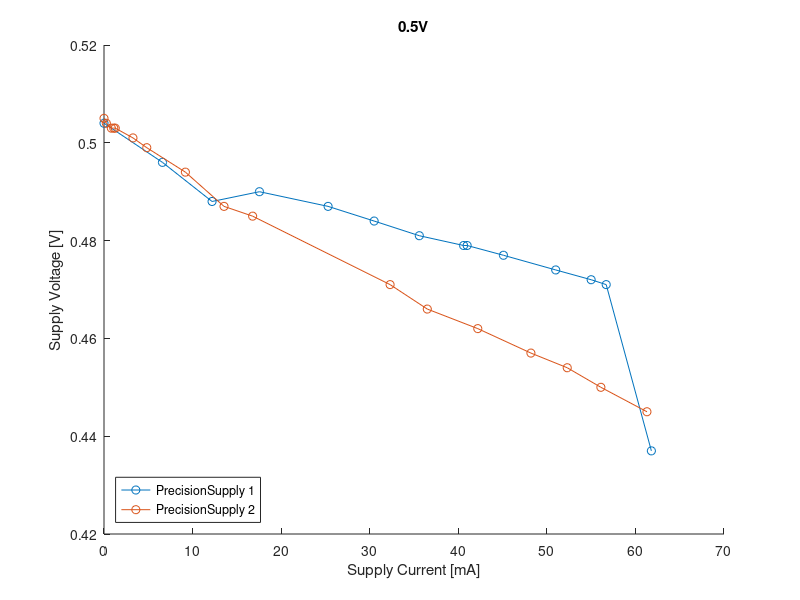
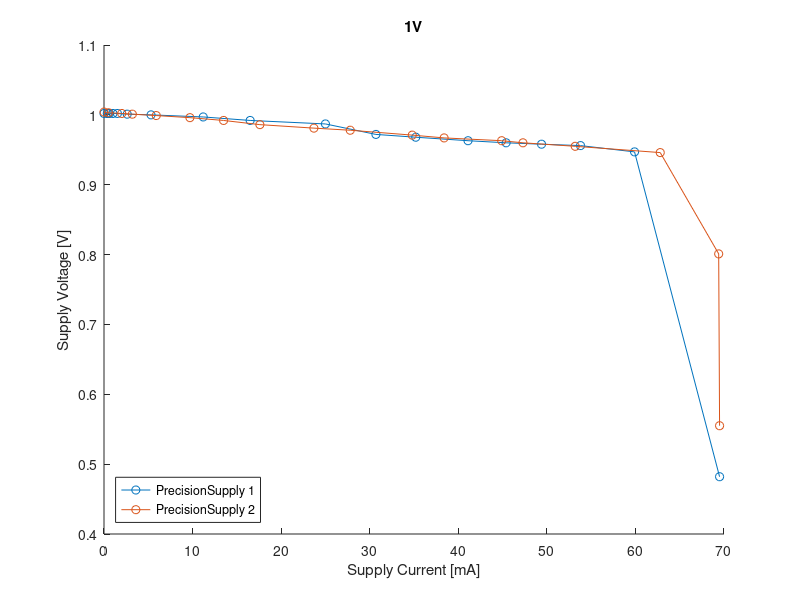
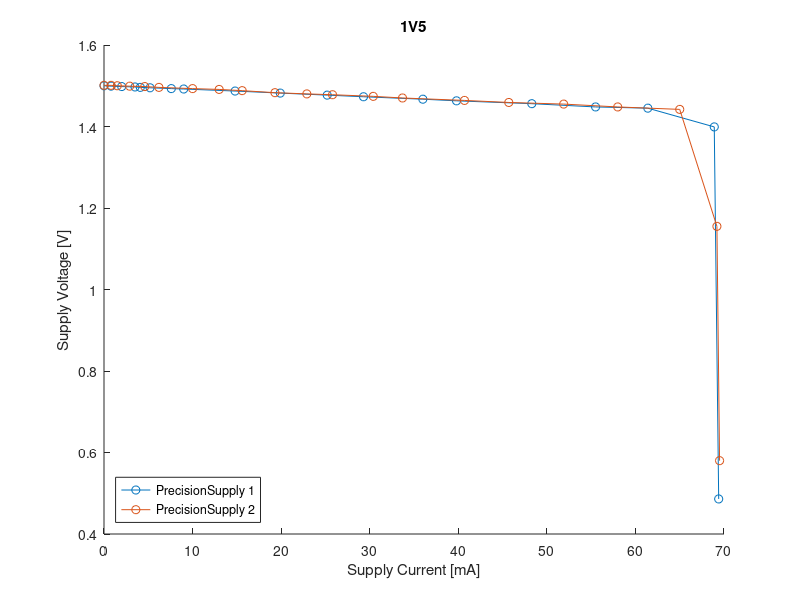
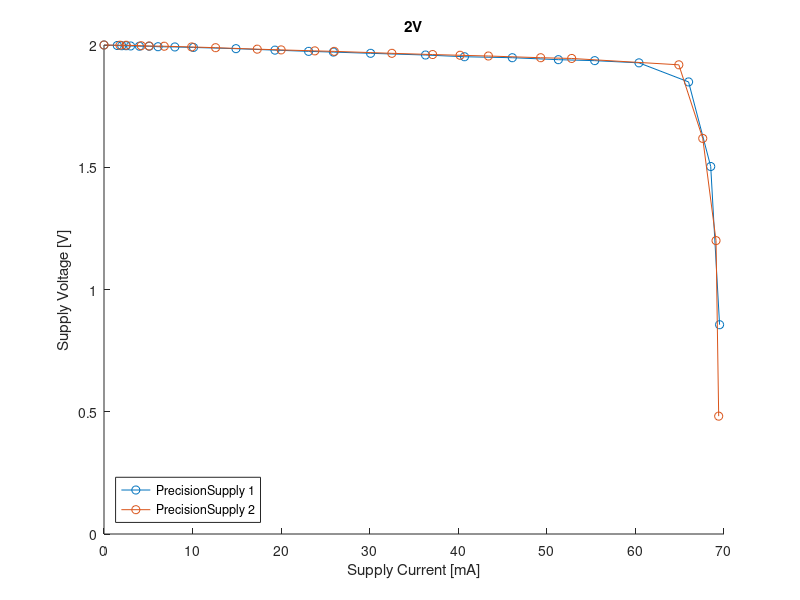

These figures' MATLAB source, in order:

%PrecisionSupply 1 and 2
%First column represents the current the second one the voltage
%plots Voltage vs Current
%mA V


Precisionsupply1_0V5 =[  
  0, 0.504;    
  6.6, 0.496
  12.2, 0.488;
  17.55, 0.490;
  25.3, 0.487;
  30.5, 0.484;
  35.6, 0.481;
  40.6, 0.479;
  41, 0.479;
  45.1, 0.477;
  51, 0.474;
  55, 0.472;
  56.7, 0.471;
  61.8, 0.437;
  ]

Precisionsupply2_0V5 = [  
    0, 0.505;
    0.262, 0.504;
    0.827, 0.503;
    1.103, 0.503;
    1.271, 0.503;
    3.27, 0.501;
    4.83, 0.499;
    9.19, 0.494;
    13.55, 0.487;
    16.78, 0.485;
    32.3, 0.471;
    36.5, 0.466;
    42.2, 0.462;
    48.2, 0.457;
    52.3, 0.454;
    56.1, 0.450;
    61.3, 0.445;
    ]
                   
Precisionsupply1_1V = [ 
    0, 1.002;
    0.37 1.002;
    0.502, 1.002;
    0.605 1.002;
    1.008, 1.002;
    1.516, 1.002;
    2.62, 1.001;
    5.31, 1.000;
    11.2,0.997;
    16.5, 0.992;
    25.0, 0.987;
    30.7, 0.972;
    35.2, 0.968;
    41.1, 0.963;
    45.4, 0.960;
    49.4, 0.958;
    53.8, 0.956;
    59.9, 0.947;
    69.5, 0.482;
   ]
           

Precisionsupply2_1V = [
    0, 1.004;
    0.5, 1.003;
    2, 1.002;
    3.2, 1.001;
    5.9, 0.999;
    9.7, 0.996;
    13.5, 0.992;
    17.6, 0.986;
    23.7, 0.981;
    27.8, 0.978;
    34.8, 0.971;
    38.4, 0.967;
    44.9, 0.963;
    47.3, 0.960;
    53.2, 0.955;
    62.8, 0.946;
    69.4, 0.801;
    69.5, 0.555;
    ]
Precisionsupply1_1V5 = [ 
    0, 1.500;
    0.8, 1.499;
    2, 1.498;
    3.5, 1.497;
    4.1, 1.496;
    5.2, 1.495;
    7.6, 1.493;
    9, 1.492;
    14.8, 1.487;
    19.9, 1.482;
    25.2, 1.477;
    29.3, 1.473;
    36, 1.467;
    39.8, 1.463;
    48.3, 1.456;
    55.5, 1.448;
    61.4, 1.445;
    68.9 , 1.399;
    69.4, 0.486;
   ]



Precisionsupply2_1V5 = [ 
    0, 1.501;
    0.8, 1.501;
    1.5, 1.500;
    2.9, 1.499;
    4.6, 1.498;
    6.2, 1.496;
    10, 1.493;
    13, 1.491;
    15.6, 1.488;
    19.3, 1.483;
    22.9, 1.480;
    25.8, 1.478;
    30.4, 1.474;
    33.7, 1.470;
    40.7, 1.464
    45.7, 1.459;
    51.9, 1.455;
    58, 1.448;
    65, 1.442;
    69.2, 1.155;
    69.5, 0.58;
    ]

                   
Precisionsupply1_2V = [ 
    0, 2.000;
    1.5, 1.998;
    2, 1.997;
    2.5, 1.997;
    3.0, 1.996;
    4, 1.995;
    5.1, 1.995;
    6.1, 1.993;
    8, 1.992;
    10.1, 1.990;
    14.9, 1.985;
    19.3, 1.979;
    23.1, 1.974;
    25.9, 1.971;
    30.1, 1.966;
    36.3, 1.959;
    40.7, 1.952;
    46.1, 1.948;
    51.3, 1.940;
    55.4, 1.936;
    60.4, 1.927;
    66.0, 1.849;
    68.5, 1.503;
    69.5, 0.856;
   ]


Precisionsupply2_2V = [ 
    0, 2.000;
    1.8, 1.999;
    2.5, 1.999;
    4.2, 1.997;
    5.1, 1.996;
    6.8, 1.995;
    9.9, 1.992;
    12.6, 1.989;
    17.3, 1.983;
    20.0, 1.980;
    23.8, 1.976;
    26.0, 1.974;
    32.5, 1.966;
    37.1, 1.961;
    40.2, 1.958;
    43.4, 1.955;
    49.3, 1.948;
    52.8, 1.945;
    64.9, 1.919;
    67.6, 1.618;
    69.1, 1.200;
    69.4, 0.482;
    ];

Precisionsupply1_2V5 = [ 
    0, 2.50;
    1.3, 2.49;
    2.5, 2.49;
    5, 2.49;
    10.4, 2.48;
    15, 2.48;
    20.2, 2.47;
    25, 2.47;
    30, 2.46;
    42.2, 2.45;
    50.1, 2.44;
    58.7, 2.25;
    60.9, 2.16;
    67.1, 1.74;
    69.6, 0.58;
   ]

Precisionsupply2_2V5 = [ 
   0, 2.50;
   1.3, 2.50;
   2.0, 2.49;
   5, 2.49;
   10, 2.49;
   12.8, 2.48;
   17.1, 2.48;
   20.9, 2.47;
   33.1, 2.46;
   45.0, 2.45;
   54.7, 2.37;
   57, 2.29;
   59, 2.23;
   63.7, 2.00;
   65.5, 1.87;
   66.9, 1.73;
   69.5, 0.48;
   ]


figure
    %subplot(2,1,1);
    hold on
    title('0.5V')
    plot(Precisionsupply1_0V5(:,1),Precisionsupply1_0V5(:,2),"-o")
    plot(Precisionsupply2_0V5(:,1),Precisionsupply2_0V5(:,2),"-o")
    xlabel('Supply Current [mA]');
    ylabel('Supply Voltage [V]');
    legend({'PrecisionSupply 1','PrecisionSupply 2'},'Location','southwest');

    %subplot(2,1,2);
figure
    hold on
    title('1V')
    plot(Precisionsupply1_1V(:,1),Precisionsupply1_1V(:,2),"-o")
    plot(Precisionsupply2_1V(:,1),Precisionsupply2_1V(:,2),"-o")
    xlabel('Supply Current [mA]');
    ylabel('Supply Voltage [V]');
    legend({'PrecisionSupply 1','PrecisionSupply 2'},'Location','southwest');
figure
    %subplot(3,1,1);
    hold on
    title('1V5')
    plot(Precisionsupply1_1V5(:,1),Precisionsupply1_1V5(:,2),"-o")
    plot(Precisionsupply2_1V5(:,1),Precisionsupply2_1V5(:,2),"-o")
    xlabel('Supply Current [mA]');
    ylabel('Supply Voltage [V]');
    legend({'PrecisionSupply 1','PrecisionSupply 2'},'Location','southwest');


figure
    %subplot(3,1,2);
    hold on
    title('2V')
    plot(Precisionsupply1_2V(:,1),Precisionsupply1_2V(:,2),"-o")
    plot(Precisionsupply2_2V(:,1),Precisionsupply2_2V(:,2),"-o")
    xlabel('Supply Current [mA]');
    ylabel('Supply Voltage [V]');
    legend({'PrecisionSupply 1','PrecisionSupply 2'},'Location','southwest');
figure    
    %subplot(3,1,3);
    hold on
    title('2.5V')
    plot(Precisionsupply1_2V5(:,1),Precisionsupply1_2V5(:,2),"-o")
    plot(Precisionsupply2_2V5(:,1),Precisionsupply2_2V5(:,2),"-o")
    xlabel('Supply Current [mA]');
    ylabel('Supply Voltage [V]');
    legend({'PrecisionSupply 1','PrecisionSupply 2'},'Location','southwest');
